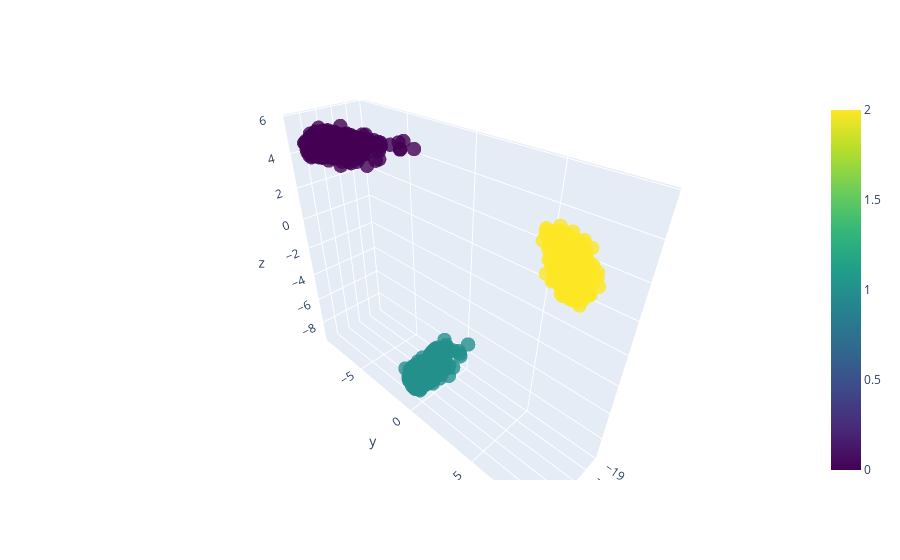

Source (notebook cell):
### Markdown cell above
2) Projecting onto space formed by first three principal components

### Code cell
def draw_PCA_projection3D(pca_projections, kmeans, centroid_coords, k):
    projection = pgo.Figure(data=pgo.Scatter3d(x=pca_projections[:,0], y=pca_projections[:,1], z=pca_projections[:,2], mode="markers", marker=dict(
        size=5,
        opacity=0.8,
        color=kmeans.labels_, #set color equal to a variable
        colorscale='Viridis', # one of plotly colorscales
        showscale=True
    )))
    projection.update_layout(xaxis=dict(showline=True))
    projection.show()
    return


desired_proj_dim = 3
PCA_projections, centroid_coords = project_PCA(user_history_vectors, kmeans.cluster_centers_, desired_proj_dim)
draw_PCA_projection3D(PCA_projections, kmeans, centroid_coords, k)

#If the plot does not show then run the top cell which has the command plotly.offline.init_notebook_mode(connected=True)

### Figure 1 — Plotly figure (JSON) as saved in the notebook; plotly's stock layout.template omitted (floating-point values rounded to 4 significant figures; data arrays with more than 128 entries replaced by an {"elided": "..."} marker saying what was removed)
{"data": [{"marker": {"color": {"elided": "4500 int values"}, "colorscale": [[0, "#440154"], [0.1111, "#482878"], [0.2222, "#3e4989"], [0.3333, "#31688e"], [0.4444, "#26828e"], [0.5556, "#1f9e89"], [0.6667, "#35b779"], [0.7778, "#6ece58"], [0.8889, "#b5de2b"], [1, "#fde725"]], "opacity": 0.8, "showscale": true, "size": 5}, "mode": "markers", "type": "scatter3d", "x": {"elided": "4500 float values"}, "y": {"elided": "4500 float values"}, "z": {"elided": "4500 float values"}}], "layout": {"xaxis": {"showline": true}}}
